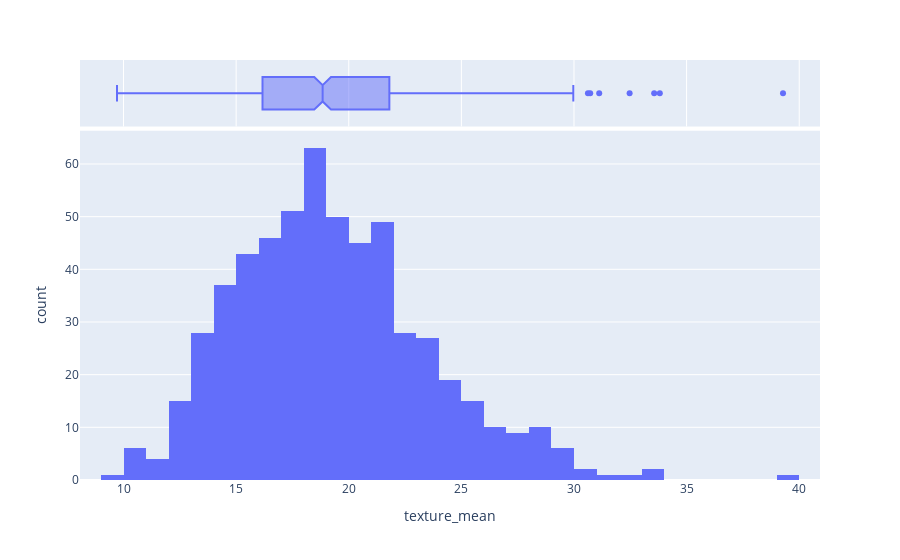

Notebook code for this chart:
### Code cell
hist_viz(data,"texture_mean")

### Figure 1 — Plotly figure (JSON) as saved in the notebook; plotly's stock layout.template omitted (floating-point values rounded to 4 significant figures; data arrays with more than 128 entries replaced by an {"elided": "..."} marker saying what was removed)
{"data": [{"alignmentgroup": "True", "bingroup": "x", "hovertemplate": "texture_mean=%{x}<br>count=%{y}<extra></extra>", "legendgroup": "", "marker": {"color": "#636efa"}, "name": "", "offsetgroup": "", "orientation": "v", "showlegend": false, "type": "histogram", "x": {"elided": "569 float values"}, "xaxis": "x", "yaxis": "y"}, {"alignmentgroup": "True", "hovertemplate": "texture_mean=%{x}<extra></extra>", "legendgroup": "", "marker": {"color": "#636efa"}, "name": "", "notched": true, "offsetgroup": "", "showlegend": false, "type": "box", "x": {"elided": "569 float values"}, "xaxis": "x2", "yaxis": "y2"}], "layout": {"barmode": "relative", "legend": {"tracegroupgap": 0}, "margin": {"t": 60}, "xaxis": {"anchor": "y", "domain": [0, 1], "title": {"text": "texture_mean"}}, "xaxis2": {"anchor": "y2", "domain": [0, 1], "matches": "x", "showgrid": true, "showticklabels": false}, "yaxis": {"anchor": "x", "domain": [0, 0.8316], "title": {"text": "count"}}, "yaxis2": {"anchor": "x2", "domain": [0.8416, 1], "matches": "y2", "showgrid": false, "showline": false, "showticklabels": false, "ticks": ""}}}
